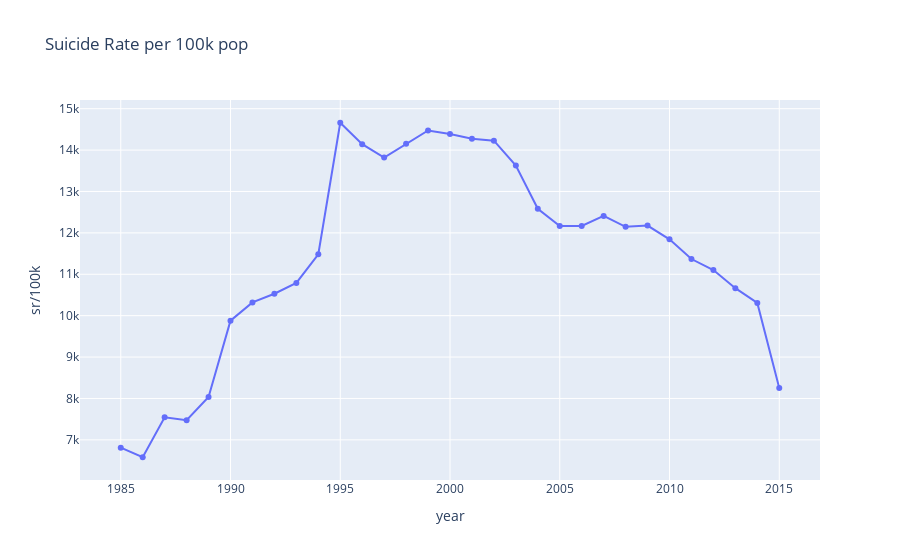

The notebook cell saved with this chart:
### Code cell
#Plot Suicide rate per 100k pop
df = year.sort_values("year")[:31]
fig = px.line(df, x="year", y="sr/100k", title='Suicide Rate per 100k pop', markers=True)

fig.show()

#py.plot(fig, filename = 'Suicide Rate per 100k pop', auto_open = False)

### Figure 1 — Plotly figure (JSON) as saved in the notebook; plotly's stock layout.template omitted (floating-point values rounded to 4 significant figures)
{"data": [{"hovertemplate": "year=%{x}<br>sr/100k=%{y}<extra></extra>", "legendgroup": "", "line": {"color": "#636efa", "dash": "solid"}, "marker": {"symbol": "circle"}, "mode": "lines+markers", "name": "", "orientation": "v", "showlegend": false, "type": "scatter", "x": [1985, 1986, 1987, 1988, 1989, 1990, 1991, 1992, 1993, 1994, 1995, 1996, 1997, 1998, 1999, 2000, 2001, 2002, 2003, 2004, 2005, 2006, 2007, 2008, 2009, 2010, 2011, 2012, 2013, 2014, 2015], "xaxis": "x", "y": [6812.0, 6580.0, 7545.0, 7473.0, 8037.0, 9879.0, 10320.0, 10530.0, 10790.0, 11480.0, 14660.0, 14140.0, 13820.0, 14150.0, 14470.0, 14390.0, 14280.0, 14230.0, 13630.0, 12580.0, 12160.0, 12170.0, 12410.0, 12150.0, 12180.0, 11840.0, 11370.0, 11100.0, 10660.0, 10310.0, 8254.0], "yaxis": "y"}], "layout": {"legend": {"tracegroupgap": 0}, "title": {"text": "Suicide Rate per 100k pop"}, "xaxis": {"anchor": "y", "domain": [0, 1], "title": {"text": "year"}}, "yaxis": {"anchor": "x", "domain": [0, 1], "title": {"text": "sr/100k"}}}}
